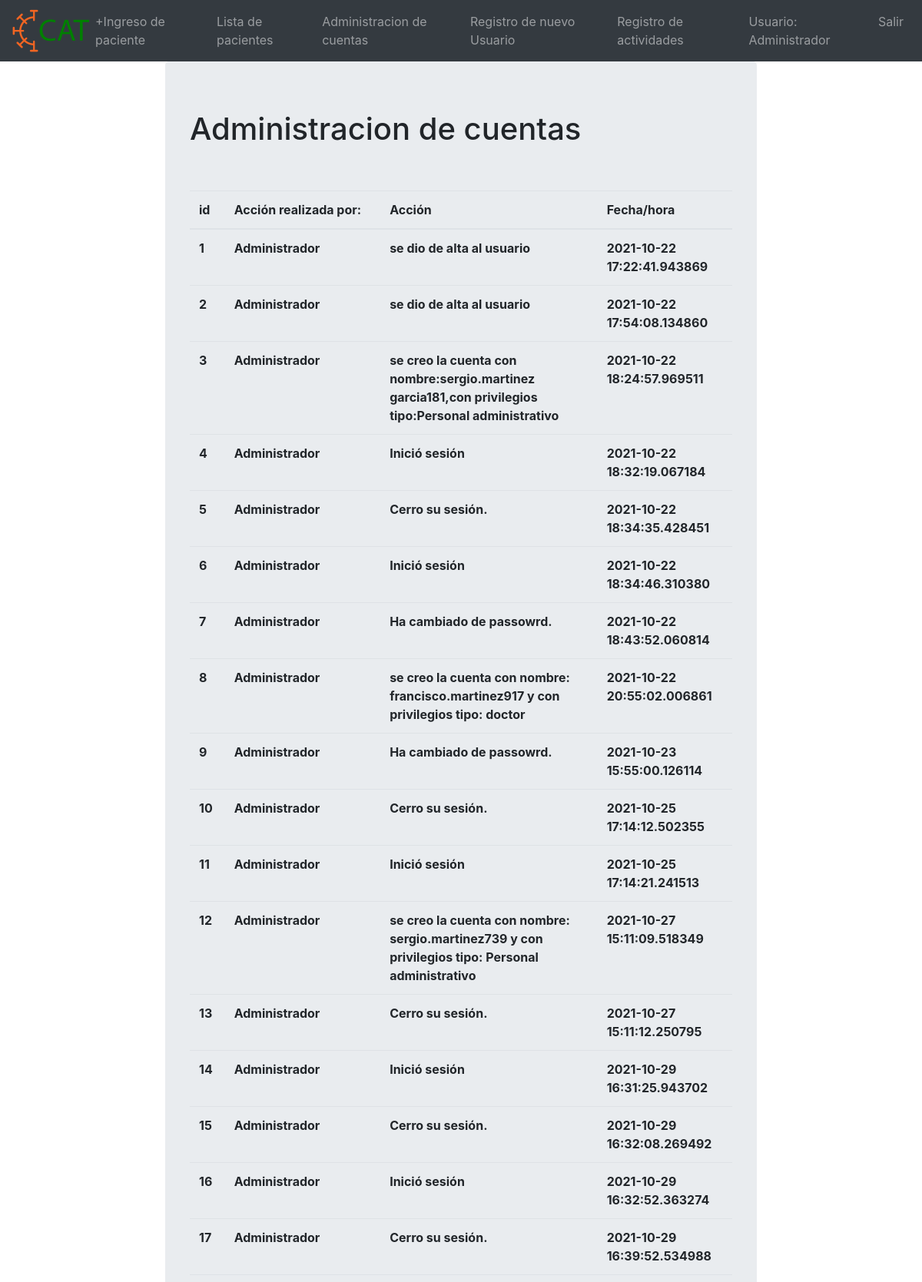
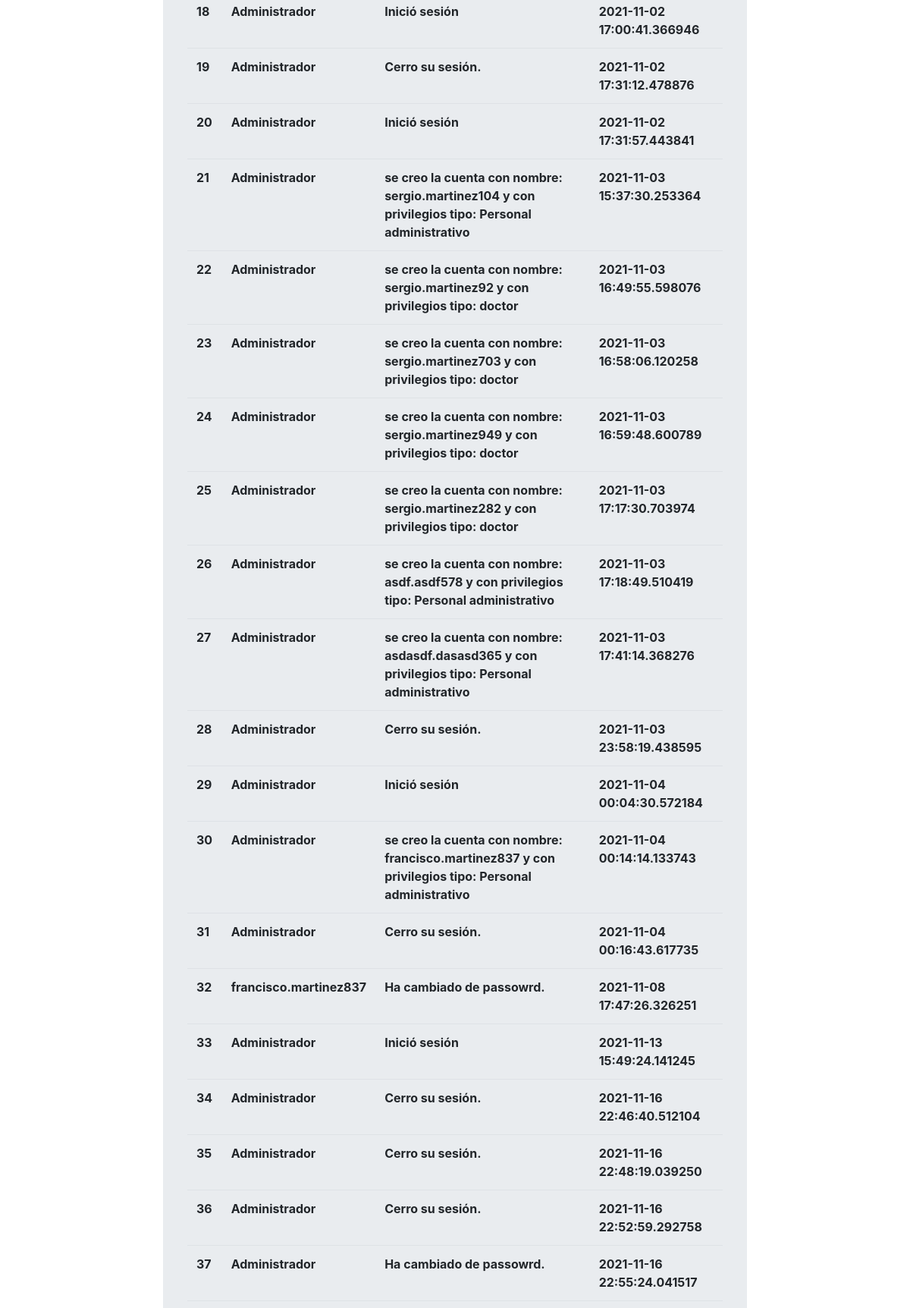
Screenshot of /log (signed in, upper part) with the database file from the repository (2 pictures, top to bottom).
### main.py (models this page shows)
class User(db.Model, UserMixin):
    id = db.Column(db.Integer, primary_key=True)
    username = db.Column(db.String(20),nullable=False,unique=True)
    user_names = db.Column(db.String(20),nullable=False,unique=False)
    user_first_lastname=db.Column(db.String(20),nullable=False,unique=False)
    user_second_lastname=db.Column(db.String(20),nullable=True,unique=False)
    password = db.Column(db.String(80),nullable=False)
    set_new_password = db.Column(db.Boolean(),nullable=False)
    user_type = db.Column(db.String(20),nullable=False)
    user_cedula = db.Column(db.String(20),nullable=True)
    active_user = db.Column(db.Boolean(),nullable=False)
    created_by = db.Column(db.String(80),nullable=False)
    register_date = db.Column(db.DateTime, default=datetime.datetime.utcnow)

class Log(db.Model,UserMixin):
    id = db.Column(db.Integer, primary_key=True)
    user = db.Column(db.String(30),unique=False,nullable=False)
    user_action = db.Column(db.String(200),unique=False,nullable=False)
    log_date = db.Column(db.DateTime, default=datetime.datetime.utcnow)

### main.py (the view)
@app.route('/log',methods=['GET','POST'])
@login_required
def log():
    if current_user.username == "Administrador":
        logs = Log.query.limit(100).all()
        return render_template('log.html',logs=logs)

### main.py (called while the page is built)
@login_manager.user_loader
def load_user(user_id):
    return User.query.get(int(user_id))

### templates/log.html (shortened to what this page needs)
{% extends "base.html" %}
{% block content %}
<div class="col-2"> </div>
<div class="col-8">
    <div class="jumbotron">
<h1>Administracion de cuentas</h1>
<table class="table">
    <thead>
        <tr>
            <th scope="col">id</th>
            <th scope="col">Acción realizada por:</th>
            <th scope="col">Acción</th>
            <th scope="col">Fecha/hora </th>
        </tr>
    </thead>
    <tbody>
        {%for log in logs%}
            <tr>
                <th> {{log.id}}</th>
                <th> {{log.user}}</th>
                <th> {{log.user_action}}</th>
                <th> {{log.log_date}}</th>
            </tr>
        {%endfor%}
    </tbody>
            <br>
            <br>
        </div>
    </div>
{%endblock%}

### templates/base.html (shortened to what this page needs)
<!DOCTYPE html>
<html lang='es'>
    <head>
        <link rel="stylesheet" href="static/css/bootstrap.min.css">
        <link rel="stylesheet" href="static/css/master.css">
    </head>
    <body>
<nav class="navbar navbar-expand-lg navbar-dark bg-dark">
    <a href="dashboard">
    <img class="logo" src="static/images/cat.png">
    <a>
  <div class="collapse navbar-collapse" id="navbarNavDropdown">
    <ul class="navbar-nav">
      <li class="nav-item">
        <a class="nav-link" href="ingreso_paciente">+Ingreso de paciente</a>
      </li>
      <li class="nav-item">
        <a class="nav-link" href="patients">Lista de pacientes</a>
      </li>
    </ul>
    <ul class="navbar-nav ml-auto">
    <li class="nav-item">
      {% if current_user.type == "Personal administrativo" or current_user.username == "Administrador" %}
      <li class="nav-item">
          <a class="nav-link" href="manage_accounts">Administracion de cuentas</a>
      </li>
      <li class="nav-item">
          <a class="nav-link" href="register">Registro de nuevo Usuario</a>
      </li>
      <li class="nav-item">
          <a class="nav-link" href="log">Registro de actividades</a>
      </li>
      {%endif%}
      {%if current_user.is_authenticated%}
      <li class="nav-item">
          <a class="nav-link">Usuario: {{ current_user.username }}</a>
      </li>
     <li class="nav-item">
          <a class="nav-link" href="logout" >Salir</a>
      </li>
      {% else %}
      <li class="nav-item">
          <a class="nav-link" href="login">Login</a>
      </li>
      {% endif %}
      </ul>
  </div>
</nav>
<div class="container-fluid">
   <div class="row">
    {% block content%}{%endblock%}
    </div>
</div>
</body>
<html>

### rows the page displays
User: username "Administrador"
Log: id "1", user "Administrador", user_action "se dio de alta al usuario", log_date "2021-10-22 17:22:41.943869"
Log: id "2", user "Administrador", user_action "se dio de alta al usuario", log_date "2021-10-22 17:54:08.134860"
Log: id "3", user "Administrador", user_action "se creo la cuenta con nombre:sergio.martinez garcia181,con privilegios tipo:Personal administrativo", log_date "2021-10-22 18:24:57.969511"
Log: id "4", user "Administrador", user_action "Inició sesión", log_date "2021-10-22 18:32:19.067184"
Log: id "5", user "Administrador", user_action "Cerro su sesión.", log_date "2021-10-22 18:34:35.428451"
Log: id "6", user "Administrador", user_action "Inició sesión", log_date "2021-10-22 18:34:46.310380"
Log: id "7", user "Administrador", user_action "Ha cambiado de passowrd.", log_date "2021-10-22 18:43:52.060814"
Log: id "8", user "Administrador", user_action "se creo la cuenta con nombre: francisco.martinez917 y con privilegios tipo: doctor", log_date "2021-10-22 20:55:02.006861"
Log: id "9", user "Administrador", user_action "Ha cambiado de passowrd.", log_date "2021-10-23 15:55:00.126114"
Log: id "10", user "Administrador", user_action "Cerro su sesión.", log_date "2021-10-25 17:14:12.502355"
Log: id "11", user "Administrador", user_action "Inició sesión", log_date "2021-10-25 17:14:21.241513"
Log: id "12", user "Administrador", user_action "se creo la cuenta con nombre: sergio.martinez739 y con privilegios tipo: Personal administrativo", log_date "2021-10-27 15:11:09.518349"
Log: id "13", user "Administrador", user_action "Cerro su sesión.", log_date "2021-10-27 15:11:12.250795"
Log: id "14", user "Administrador", user_action "Inició sesión", log_date "2021-10-29 16:31:25.943702"
Log: id "15", user "Administrador", user_action "Cerro su sesión.", log_date "2021-10-29 16:32:08.269492"
Log: id "16", user "Administrador", user_action "Inició sesión", log_date "2021-10-29 16:32:52.363274"
Log: id "17", user "Administrador", user_action "Cerro su sesión.", log_date "2021-10-29 16:39:52.534988"
Log: id "18", user "Administrador", user_action "Inició sesión", log_date "2021-11-02 17:00:41.366946"
Log: id "19", user "Administrador", user_action "Cerro su sesión.", log_date "2021-11-02 17:31:12.478876"
Log: id "20", user "Administrador", user_action "Inició sesión", log_date "2021-11-02 17:31:57.443841"
Log: id "21", user "Administrador", user_action "se creo la cuenta con nombre: sergio.martinez104 y con privilegios tipo: Personal administrativo", log_date "2021-11-03 15:37:30.253364"
Log: id "22", user "Administrador", user_action "se creo la cuenta con nombre: sergio.martinez92 y con privilegios tipo: doctor", log_date "2021-11-03 16:49:55.598076"
Log: id "23", user "Administrador", user_action "se creo la cuenta con nombre: sergio.martinez703 y con privilegios tipo: doctor", log_date "2021-11-03 16:58:06.120258"
Log: id "24", user "Administrador", user_action "se creo la cuenta con nombre: sergio.martinez949 y con privilegios tipo: doctor", log_date "2021-11-03 16:59:48.600789"
Log: id "25", user "Administrador", user_action "se creo la cuenta con nombre: sergio.martinez282 y con privilegios tipo: doctor", log_date "2021-11-03 17:17:30.703974"
Log: id "26", user "Administrador", user_action "se creo la cuenta con nombre: asdf.asdf578 y con privilegios tipo: Personal administrativo", log_date "2021-11-03 17:18:49.510419"
Log: id "27", user "Administrador", user_action "se creo la cuenta con nombre: asdasdf.dasasd365 y con privilegios tipo: Personal administrativo", log_date "2021-11-03 17:41:14.368276"
Log: id "28", user "Administrador", user_action "Cerro su sesión.", log_date "2021-11-03 23:58:19.438595"
Log: id "29", user "Administrador", user_action "Inició sesión", log_date "2021-11-04 00:04:30.572184"
Log: id "30", user "Administrador", user_action "se creo la cuenta con nombre: francisco.martinez837 y con privilegios tipo: Personal administrativo", log_date "2021-11-04 00:14:14.133743"
Log: id "31", user "Administrador", user_action "Cerro su sesión.", log_date "2021-11-04 00:16:43.617735"
Log: id "32", user "francisco.martinez837", user_action "Ha cambiado de passowrd.", log_date "2021-11-08 17:47:26.326251"
Log: id "33", user "Administrador", user_action "Inició sesión", log_date "2021-11-13 15:49:24.141245"
Log: id "34", user "Administrador", user_action "Cerro su sesión.", log_date "2021-11-16 22:46:40.512104"
Log: id "35", user "Administrador", user_action "Cerro su sesión.", log_date "2021-11-16 22:48:19.039250"
Log: id "36", user "Administrador", user_action "Cerro su sesión.", log_date "2021-11-16 22:52:59.292758"
Log: id "37", user "Administrador", user_action "Ha cambiado de passowrd.", log_date "2021-11-16 22:55:24.041517"
